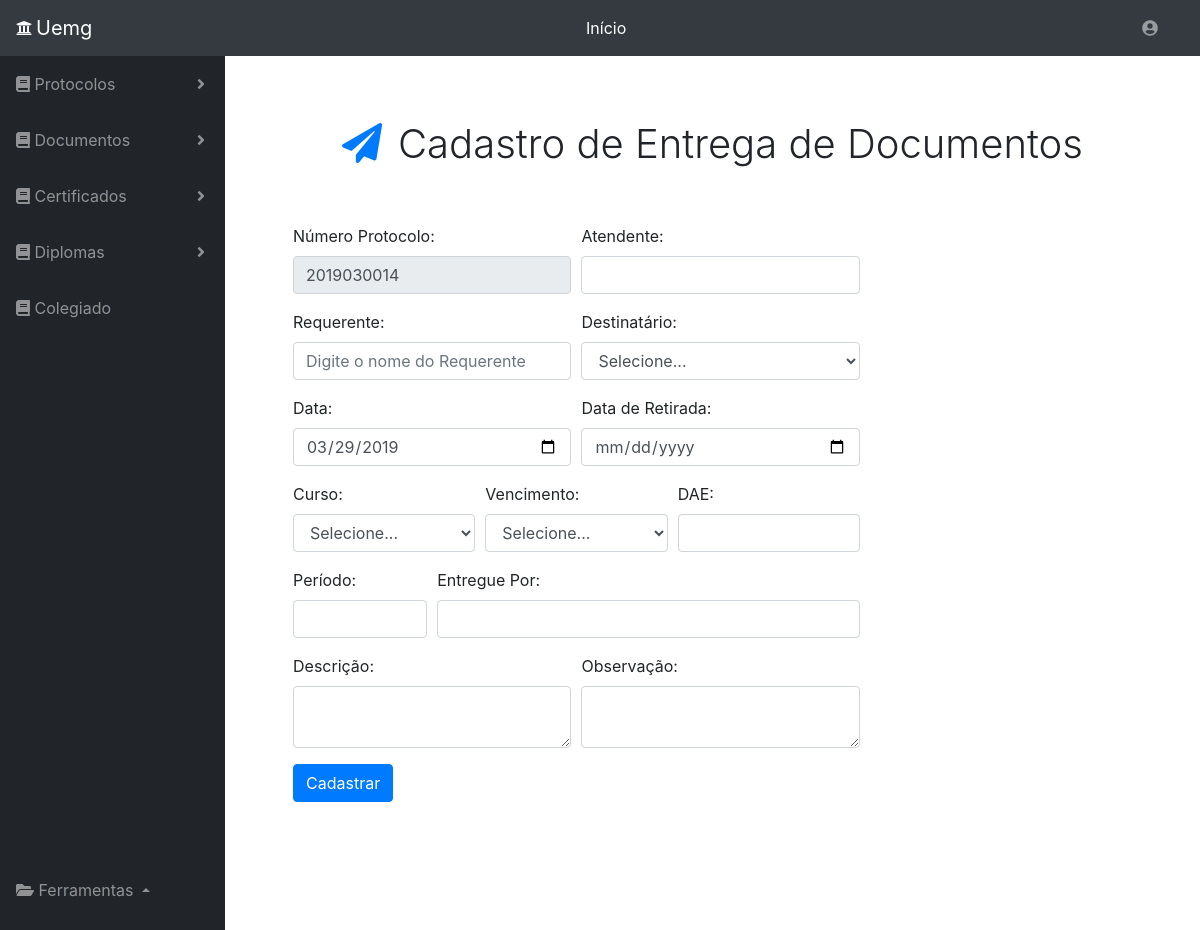
Page /addentregaproto.php on the earlier database version.
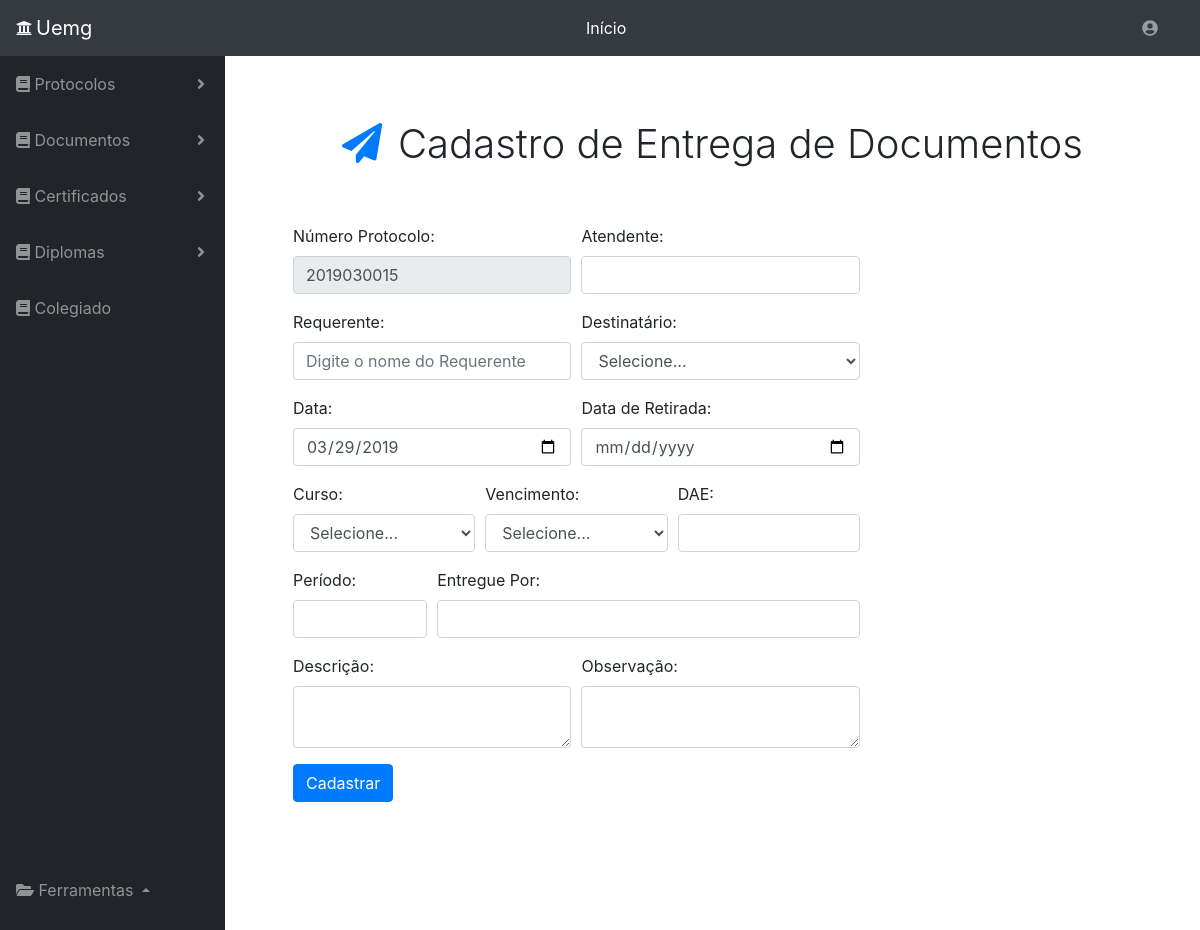
Same page on the later database version.
### tables this page shows
CREATE TABLE `addentregaprotocolos` (
  `id` int(11) NOT NULL,
  `numproto` varchar(20) NOT NULL,
  `nome` varchar(255) NOT NULL,
  `atendente` varchar(255) NOT NULL,
  `curso` varchar(255) NOT NULL,
  `periodo` varchar(255) NOT NULL,
  `data` date NOT NULL,
  `dataretirada` date NOT NULL,
  `entregue` varchar(255) NOT NULL,
  `descricao` varchar(300) NOT NULL,
  `observacao` varchar(255) NOT NULL,
  `dae` varchar(255) NOT NULL,
  `encaminhamento` varchar(255) NOT NULL,
  `vencimento` varchar(250) NOT NULL,
  `datavencimento` date NOT NULL,
  `status` tinyint(1) NOT NULL
);

### addentregaproto.php (the view, shortened to what the changed rows need)
<!DOCTYPE html>
<head>
    <link rel="stylesheet" href="https://stackpath.bootstrapcdn.com/bootstrap/4.1.3/css/bootstrap.min.css">
    <link rel="stylesheet" type="text/css" media="screen" href="menu.css" />
    <link rel="stylesheet" href="https://use.fontawesome.com/releases/v5.5.0/css/all.css">
</head>
<body id="page-top">
    <div id="wrapper">
      <?php include_once 'side_bar.php';?>
  <div id="content-wrapper">
        <div class="container-fluid">
             <div class="row">
      <div class="col-12 text-center my-5">
        <h1 style="font-weight: 330;"><i class="fa fa-paper-plane text-primary mr-3" aria-hidden="true" ></i>Cadastro de Entrega de Documentos</h3>
      </div>
    </div>
    <div class="row mb-5 justifiy-content-center">
      <div class="col-sm-12 col-md-10 col-lg-8">
        <form method="post" action="funções/adicionarentregaproto.php">
          <div class="form-row ml-5">
            <div class="form-group col-sm-6 ">
                 <?php
              $sql = "SELECT Id FROM addentregaprotocolos ORDER BY Id DESC LIMIT 1";
              $execute = mysqli_query($conn,$sql);
              $dados = mysqli_fetch_assoc($execute);
              $dadosId =  $dados['Id'] + 1;
              ?>
              <label for="inputNumProto">Número Protocolo:</label>
              <input type="text" class="form-control" id="inputNumProto" name="numproto" placeholder="Digite número do protocolo" value="<?php echo date('Ym').str_pad($dadosId , 4, "0", STR_PAD_LEFT); ?>" readonly="true">
            </div>
          </div>
      </form>
    </div>
  </div>
        </div>
  </div>
  </body>
</html>

Differences in the rows shown:
no longer on this page (row unchanged): addentregaprotocolos: numproto "2019030014"
added addentregaprotocolos: numproto "2019030015"
